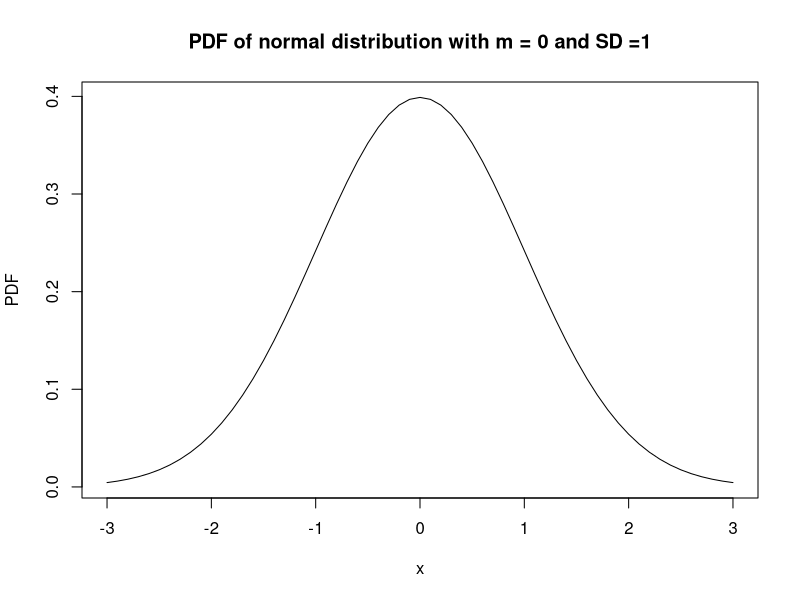
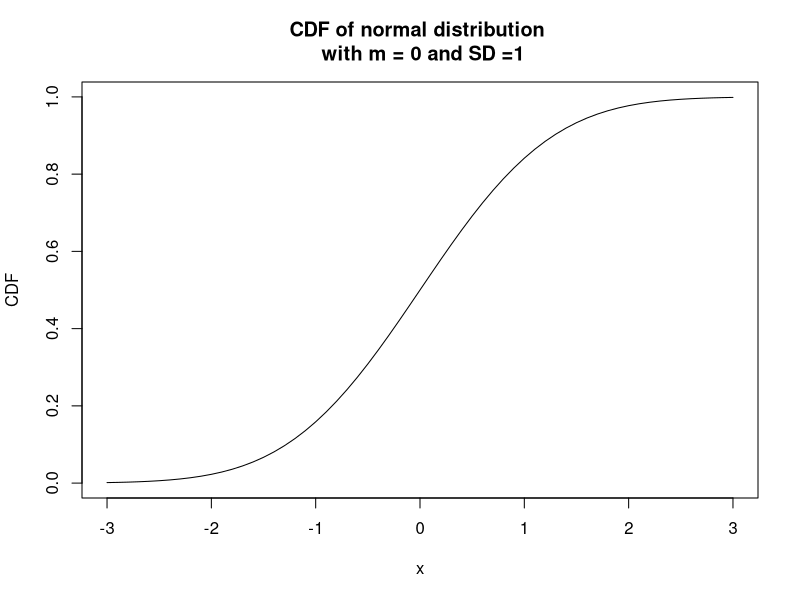

Here is the R script that generated these plots, in order:
## ---- chunk 1
knitr::opts_chunk$set(echo = TRUE,
                      warning = FALSE,
                      message=FALSE,
                      webgl = TRUE,
                      dpi=100,
                      fig.align='left'
                      )
## ---- chunk 2
#Bitte einmalig auszufueren
#install.packages("ggplot2",dependencies = TRUE)
#install.packages("pracma",dependencies = TRUE)
#install.packages("DataVisualizations",dependencies = TRUE)
## ---- chunk 3
#Definiere X Werte
x = seq(from = -3, to = 3, by = 0.1)
#Definiere die Funktion für die Formel von N, norm()
norm = function(x, M = 0, SD = 1) {
  y = 1 / (SD * sqrt(2 * pi)) * exp(-((x - M) ^ 2 / (2 * SD ^ 2)))
  return(y)
}
#Berechne y
y=norm(x)
#Trage x gegen y auf mit Achsenbeschriftungen
plot(x,y,
     main = "PDF of normal distribution with m = 0 and SD =1",
     ylab = "PDF",
     xlab = "x",type="l")

## ---- chunk 4
#Definiere X Werte
x = seq(from = -3, to = 3, by = 0.1)
#Berechne y über erf definiert im Paket pracma
y = (1 / 2) * (1 + pracma::erf(x / sqrt(2)))
#Trage x gegen y auf
plot(x,
     y,
     main = "CDF of normal distribution \n with m = 0 and SD =1",
     ylab = "CDF",
     xlab = "x",type="l")
